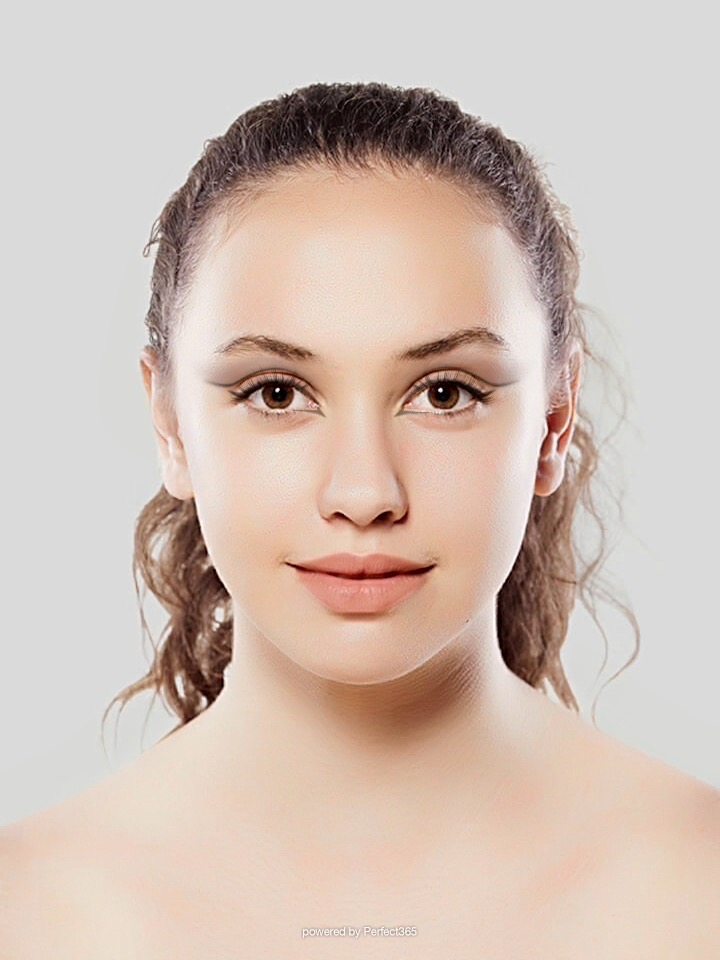
#> input picture model1.jpg, 720 x 960 px
$ python -i 'jewellery try on.py'   (imports and definitions only)
#> lines starting #> are read from the running program, lines starting #| are printed output that depends on the picture; after the words box and inside, x2 and y2 are one past the last pixel; in counts of white or black regions, pixels touching at a corner belong together
#> further down, picture is the input picture: shape (960, 720, 3); mean B, G, R 182.5, 192.3, 209.7
import cv2
import numpy as np
import mediapipe as mp

# Initialize Mediapipe Face Mesh
mp_face_mesh = mp.solutions.face_mesh
# [1 line that did not run here, left out]


# Function to remove background and add transparency
def remove_background(image):
    gray = cv2.cvtColor(image, cv2.COLOR_BGR2GRAY)
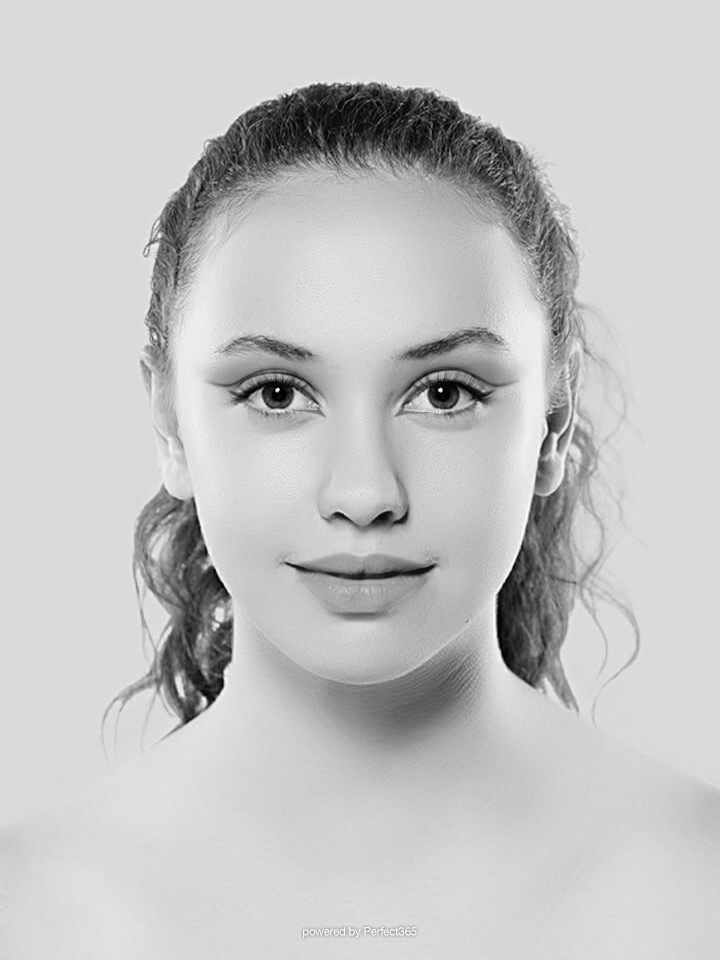
#> gray: shape (960, 720); min 0, max 253, mean 196.4
    _, mask_white = cv2.threshold(gray, 240, 255, cv2.THRESH_BINARY)
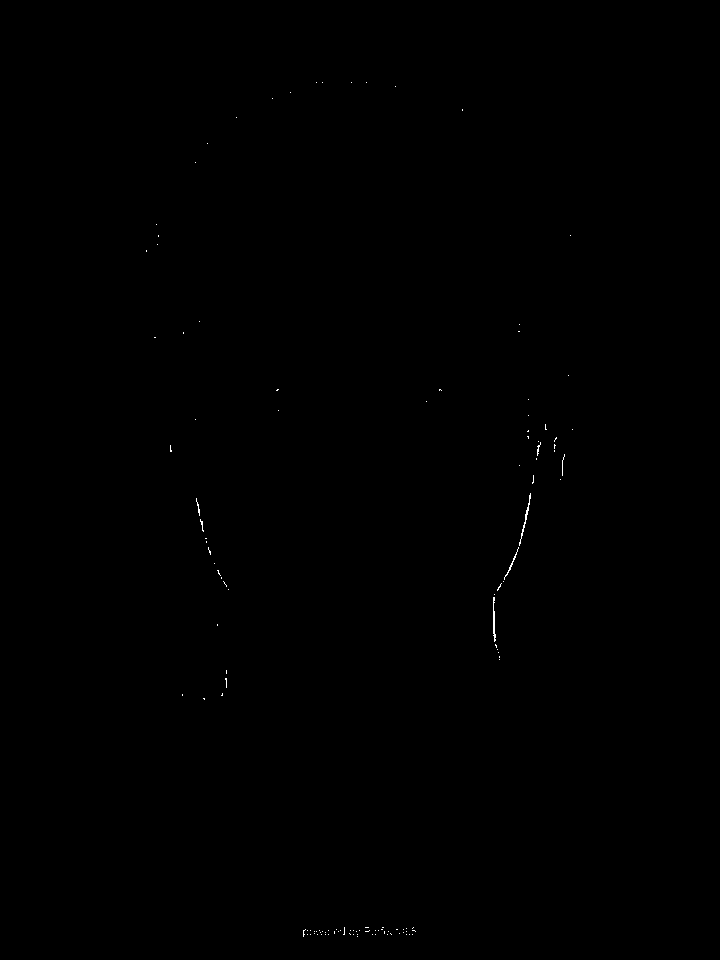
#> mask_white: shape (960, 720); 0.08% white in thin lines or dots, all inside (x1, y1, x2, y2) = (146, 82, 573, 937)
    _, mask_black = cv2.threshold(gray, 10, 255, cv2.THRESH_BINARY_INV)
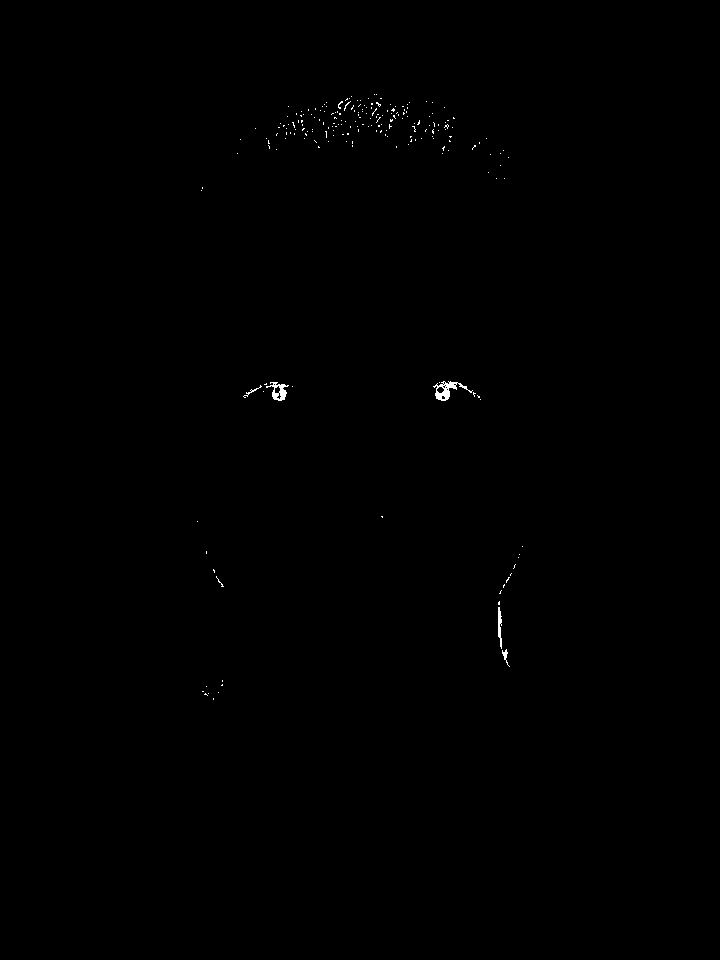
#> mask_black: shape (960, 720); 0.17% white in thin lines or dots, all inside (x1, y1, x2, y2) = (197, 94, 523, 700)
    combined_mask = cv2.bitwise_or(mask_white, mask_black)
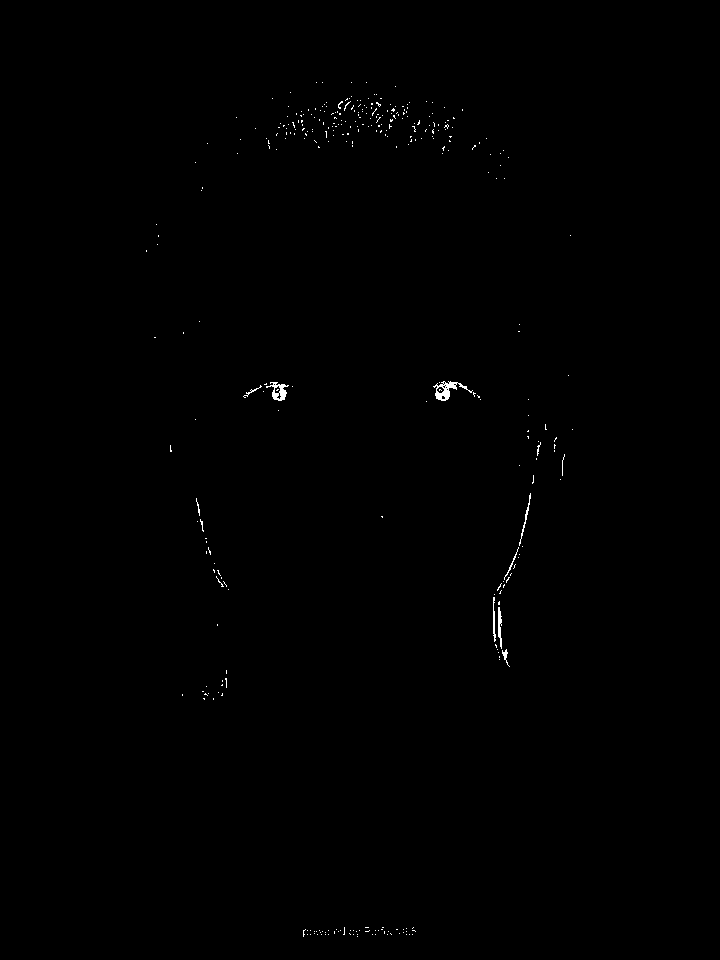
#> combined_mask: shape (960, 720); 0.26% white in thin lines or dots, all inside (x1, y1, x2, y2) = (146, 82, 573, 937)
    mask_inv = cv2.bitwise_not(combined_mask)
    mask_inv = cv2.cvtColor(mask_inv, cv2.COLOR_GRAY2BGR)
    result = cv2.merge([image, mask_inv[:, :, 0]])
    return result


# Function to create a mask for the neck area
# [99 lines left out: functions create_neck_mask, detect_neck_and_adjust_necklace, overlay_image_with_mask, not called in this run]


model_image_path = r'C:\Users\saran\PycharmProjects\Jewellery-Try-On\model1.jpg'  # Update with the correct path
necklace_image_path = 'neck1.jpg'  # Update with the correct path
output_image_path = 'output_with_debug.jpg'

# [1 line not run here, left out]

>>> import cv2
>>> picture = cv2.imread('model1.jpg')
>>> result = remove_background(picture)

$ run again, on model2.jpg
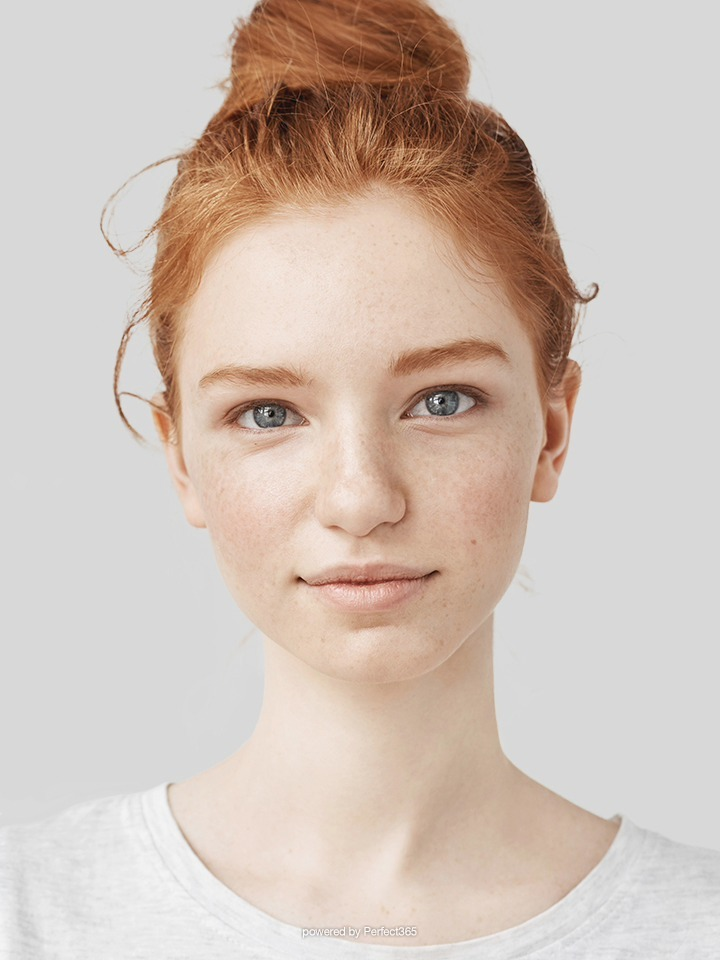
#> input picture model2.jpg, 720 x 960 px
#> picture is the input picture: shape (960, 720, 3); mean B, G, R 184, 193.5, 208.4
#> in remove_background, `gray = cv2.cvtColor(image, cv2.COLOR_BGR2GRAY)`:
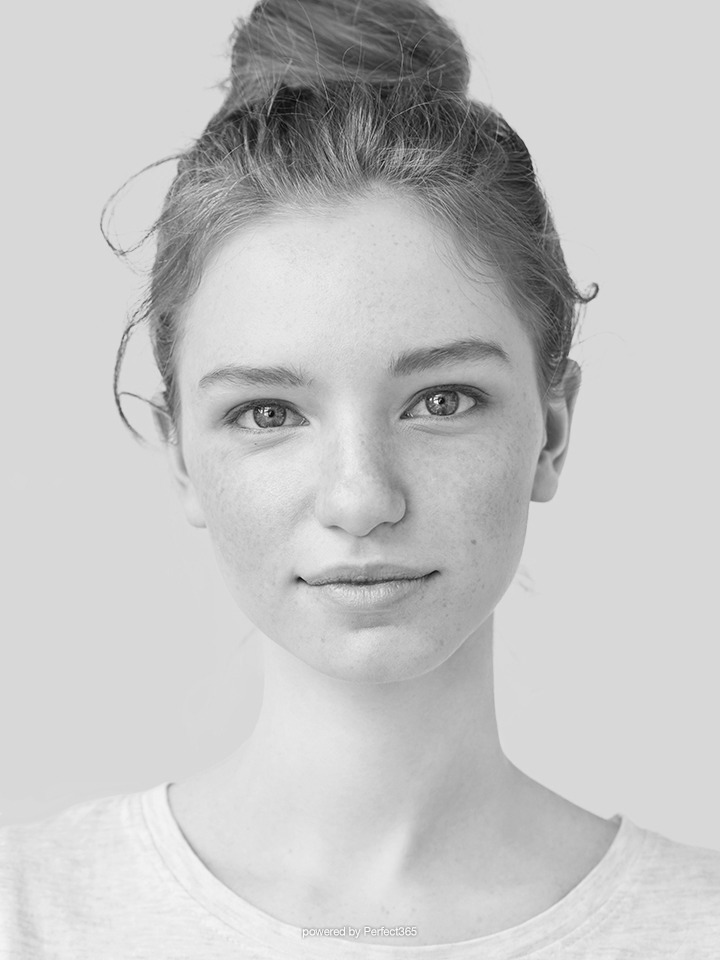
#> gray: shape (960, 720); min 1, max 254, mean 196.9
#> in remove_background, `_, mask_white = cv2.threshold(gray, 240, 255, cv2.THRESH_BINARY)`:
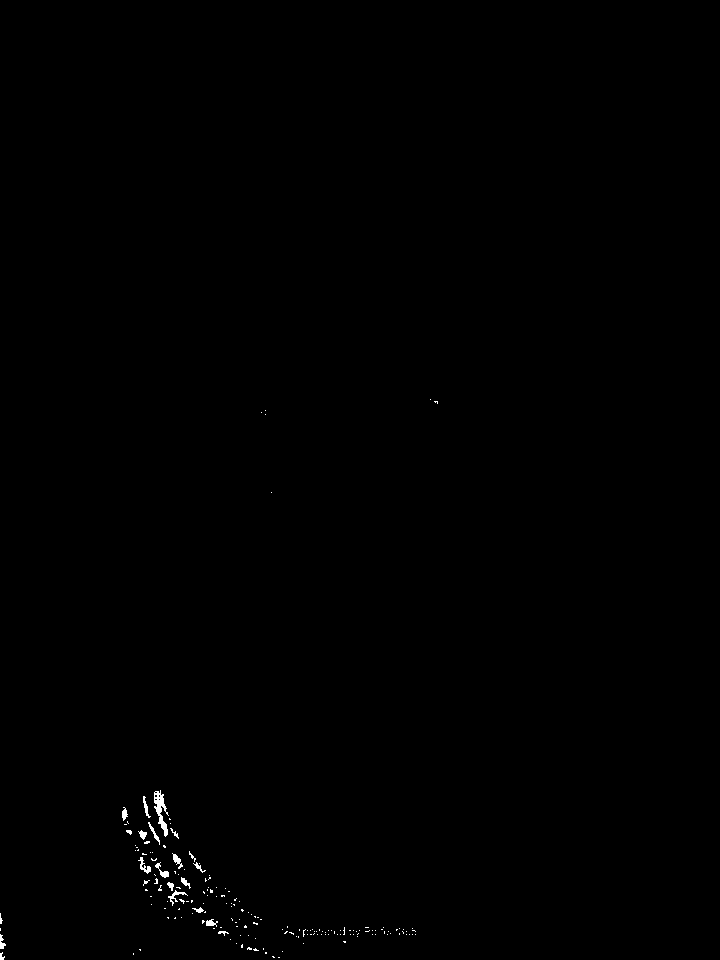
#> mask_white: shape (960, 720); 0.24% white; 179 white regions (159 under 20 px), largest, box (x1, y1, x2, y2) and area: (154, 790, 169, 837) 290, (138, 857, 151, 874) 81, (168, 890, 188, 906) 78
#> mask_black: shape (960, 720); 0% white in thin lines or dots, all inside (x1, y1, x2, y2) = (269, 96, 442, 416)

$ run again, on model4.jpg
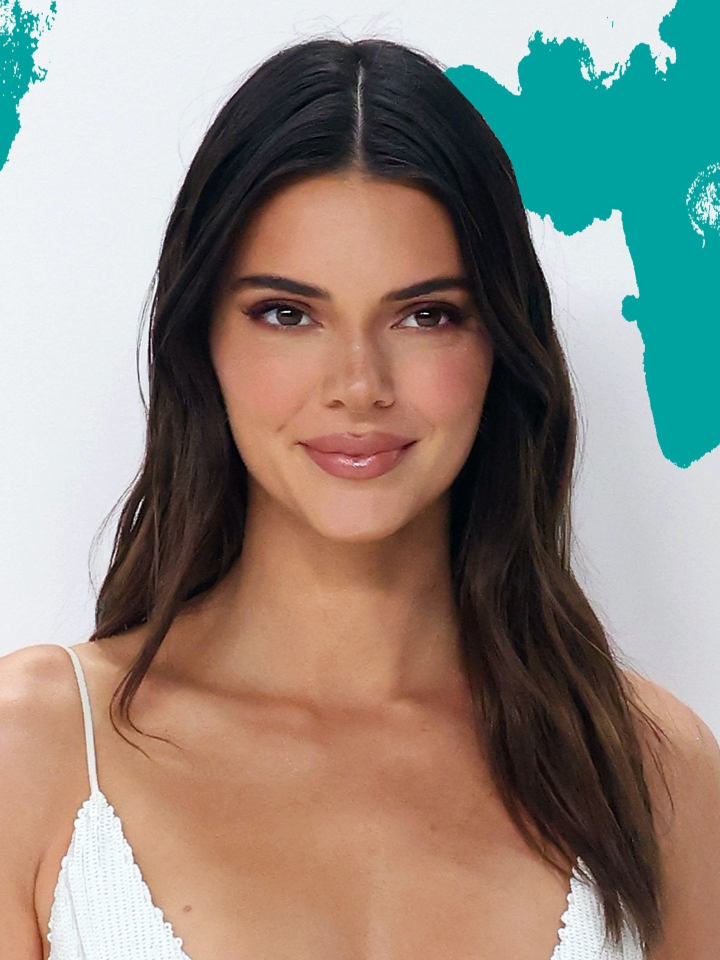
#> input picture model4.jpg, 1440 x 1920 px (shown at 1/2 size)
#> picture is the input picture: shape (1920, 1440, 3); mean B, G, R 127.4, 137.3, 144.9
#> in remove_background, `_, mask_white = cv2.threshold(gray, 240, 255, cv2.THRESH_BINARY)`:
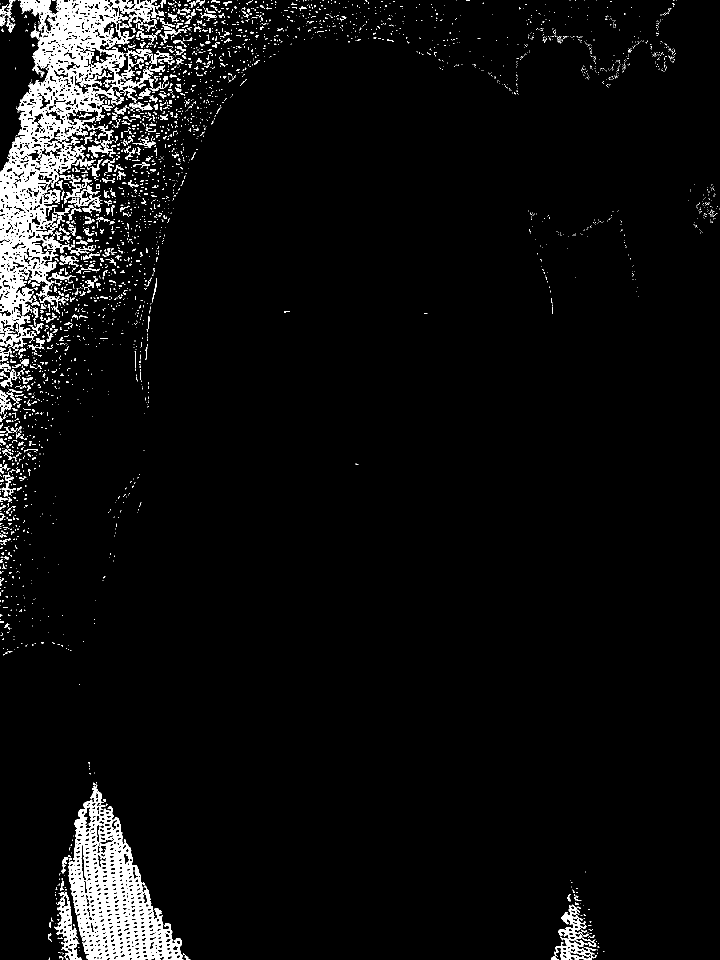
#> mask_white: shape (1920, 1440) (shown at 1/2 size); 5.1% white; 3124 white regions (2721 under 20 px), largest, box (x1, y1, x2, y2) and area: (0, 0, 350, 698) 66648, (136, 1569, 369, 1920) 32928, (1109, 1809, 1194, 1920) 2948
#> mask_black: shape (1920, 1440); 1.2% white; 922 white regions (799 under 20 px), largest, box (x1, y1, x2, y2) and area: (899, 861, 990, 1128) 8346, (959, 714, 1095, 890) 8048, (451, 842, 495, 1016) 2616
#> combined_mask: shape (1920, 1440); 6.3% white; 4046 white regions (3520 under 20 px), largest, box (x1, y1, x2, y2) and area: (0, 0, 350, 698) 66648, (136, 1569, 369, 1920) 32928, (899, 861, 990, 1128) 8346
#> in remove_background, `mask_inv = cv2.bitwise_not(combined_mask)`:
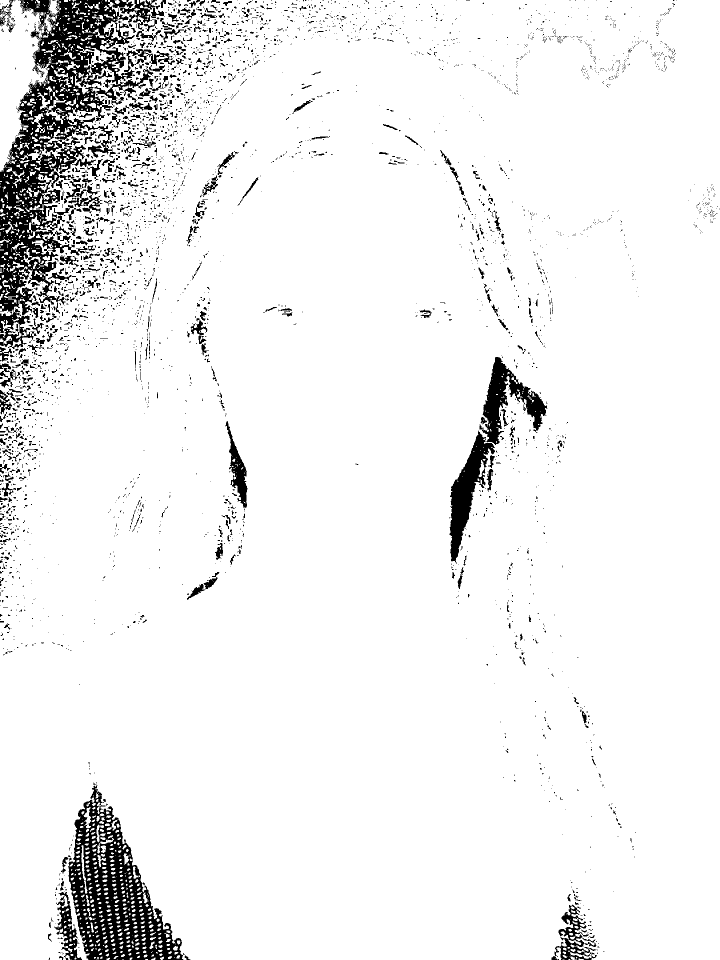
#> mask_inv: shape (1920, 1440) (shown at 1/2 size); 93.7% white; 4046 black regions (3520 under 20 px), largest, box (x1, y1, x2, y2) and area: (0, 0, 350, 698) 66648, (136, 1569, 369, 1920) 32928, (899, 861, 990, 1128) 8346
